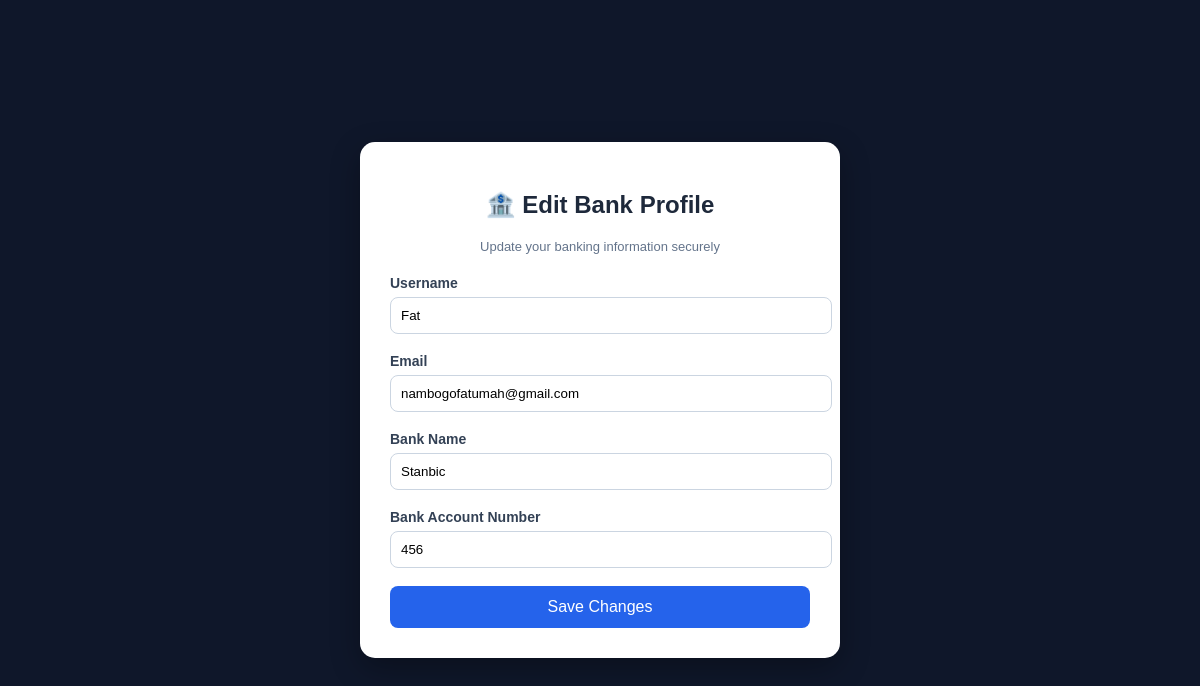
Page /edit-profile (signed in) on the committed database.
### tables this page shows
CREATE TABLE users (
    id INTEGER PRIMARY KEY AUTOINCREMENT,
    email TEXT UNIQUE NOT NULL,
    username TEXT NOT NULL,
    bank_name TEXT NOT NULL,
    card_number TEXT NOT NULL,
    password TEXT NOT NULL,
    min_alert_amount REAL DEFAULT 100,
    max_alert_amount REAL DEFAULT 1000
);

### app.py (the view, shortened to what this page needs)
@app.route('/edit-profile', methods=['GET', 'POST'])
def edit_profile():
    if 'user_id' not in session:
        return redirect(url_for('do_login'))
    conn = sqlite3.connect('fraud_logs.db')
    cursor = conn.cursor()
    cursor.execute("SELECT * FROM users WHERE id=?", (session['user_id'],))
    user = cursor.fetchone()
    conn.close()
    return render_template('edit_profile.html', user=user)

### templates/edit_profile.html (shortened to what this page needs)
<!DOCTYPE html>
<html>
<head>
</head>
<body>
<div class="card">
    <h2>🏦 Edit Bank Profile</h2>
    <div class="subtitle">
        Update your banking information securely
    </div>
    <form method="POST">
        <label>Username</label>
        <input type="text" name="username" value="{{ user[2] }}">
        <label>Email</label>
        <input type="email" name="email" value="{{ user[1] }}">
        <label>Bank Name</label>
        <input type="text" name="bank_name" value="{{ user[3] }}">
        <label>Bank Account Number</label>
        <input type="text" name="card_number" value="{{ user[4] }}">
        <button type="submit">Save Changes</button>
    </form>
</div>
</body>
</html>

### templates/edit_profile.html (style rules this page uses)
body { font-family: Arial, sans-serif; background: #0f172a; display: flex; justify-content: center; align-items: center; height: 100vh; margin: 0; }
.card { background: white; width: 420px; padding: 30px; border-radius: 15px; box-shadow: 0px 10px 30px rgba(0,0,0,0.3); }
h2 { text-align: center; color: #1e293b; margin-bottom: 20px; }
label { font-weight: bold; color: #334155; font-size: 14px; }
input { width: 100%; padding: 10px; margin-top: 5px; margin-bottom: 18px; border: 1px solid #cbd5e1; border-radius: 8px; outline: none; transition: 0.3s; }
button { width: 100%; padding: 12px; background: #2563eb; color: white; border: none; border-radius: 8px; font-size: 16px; cursor: pointer; transition: 0.3s; }
.subtitle { text-align: center; font-size: 13px; color: #64748b; margin-bottom: 20px; }

### rows in the picture
users: username "Fat", email "nambogofatumah@gmail.com", bank_name "Stanbic", card_number "456"
